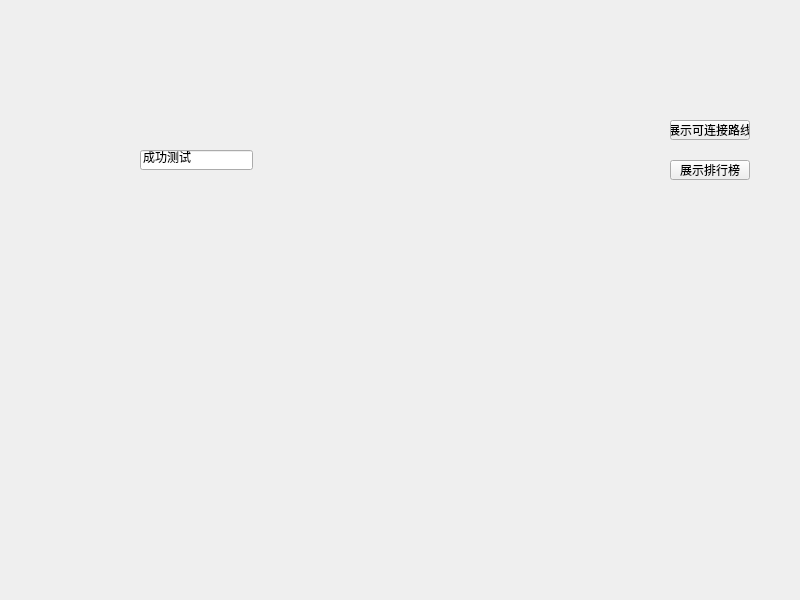
<?xml version="1.0" encoding="UTF-8"?>
<ui version="4.0">
 <class>Game_Ui</class>
 <widget class="QWidget" name="Game_Ui">
  <property name="geometry">
   <rect>
    <x>0</x>
    <y>0</y>
    <width>800</width>
    <height>600</height>
   </rect>
  </property>
  <property name="windowTitle">
   <string>Form</string>
  </property>
  <widget class="QLineEdit" name="lineEdit">
   <property name="geometry">
    <rect>
     <x>140</x>
     <y>150</y>
     <width>113</width>
     <height>20</height>
    </rect>
   </property>
   <property name="text">
    <string>成功测试</string>
   </property>
  </widget>
  <widget class="QPushButton" name="pushButton">
   <property name="geometry">
    <rect>
     <x>670</x>
     <y>120</y>
     <width>80</width>
     <height>20</height>
    </rect>
   </property>
   <property name="text">
    <string>展示可连接路线</string>
   </property>
  </widget>
  <widget class="QPushButton" name="pushButton_2">
   <property name="geometry">
    <rect>
     <x>670</x>
     <y>160</y>
     <width>80</width>
     <height>20</height>
    </rect>
   </property>
   <property name="text">
    <string>展示排行榜</string>
   </property>
  </widget>
 </widget>
 <resources/>
 <connections/>
</ui>
